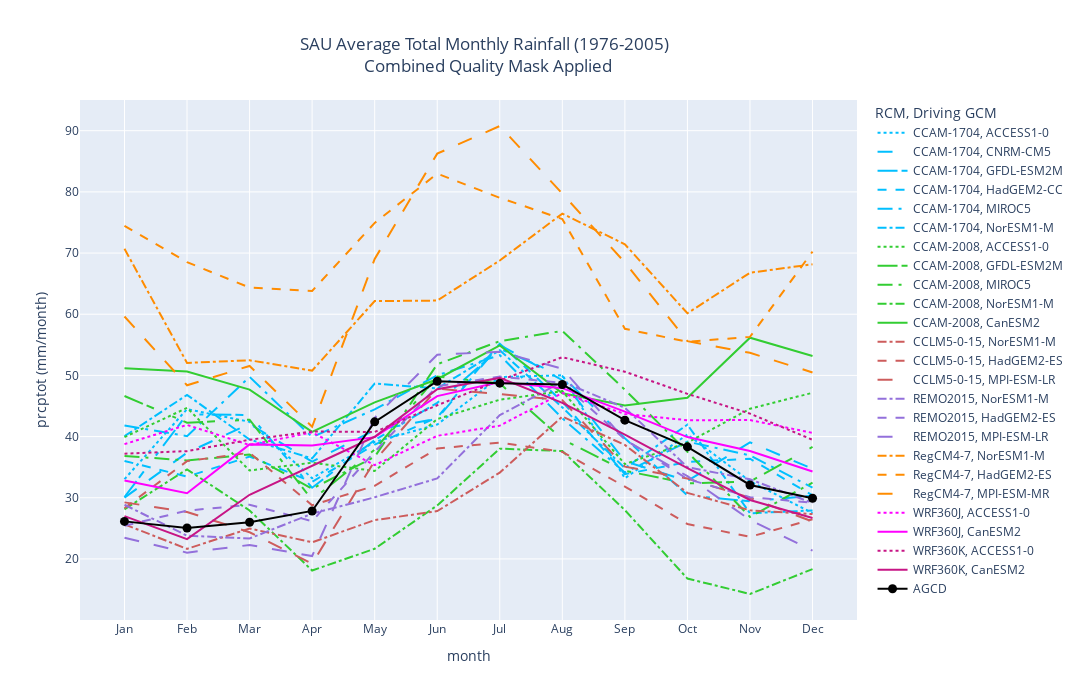

Notebook code for this chart:
### Markdown cell above
## Set-up Plotting Specifications

### Code cell
# Define line styles based on GCM and colors based on RCM
gcm_lines = {'NorESM1-M':'dashdot',
             'CNRM-CM5':'longdash',
             'CanESM2':'solid',
             'ACCESS1-0':'dot',
             'HadGEM2-ES':'dash',
             'MPI-ESM-LR':'longdash',
             'HadGEM2-CC':'dash',
             'GFDL-ESM2M':'20px,4px,8px',
             'MIROC5':'longdashdot',
             'MPI-ESM-MR':'longdash'
             }

rcm_colors = {'CCAM-1704':'deepskyblue',
             'CCAM-2008':'limegreen',
             'WRF360J':'magenta',
             'WRF360K':'mediumvioletred',
             'CCLM5-0-15':'indianred',
             'REMO2015':'mediumpurple',
             'RegCM4-7':'darkorange'}


ts_fig = px.line(rcm_master_timeseries_df, x=rcm_master_timeseries_df['month'], y=f"{variable}", line_dash='driving_gcm', line_dash_map=gcm_lines, color='rcm', color_discrete_map=rcm_colors,
                 hover_data=['rcm', 'driving_gcm', f"{variable}"], width=1080, height=700,
    labels={
         "rcm": "RCM",
         "driving_gcm": "Driving GCM",
         f"{variable}": f"{variable}" " (mm/month)",
         "index": "Month",
     },
    title= "SAU Average Total Monthly Rainfall (1976-2005) <br> Combined Quality Mask Applied")

ts_fig.update_traces(marker={'size': 8})

# Add Observations 
ts_fig.add_trace(go.Scatter(
    x=agcd_monthly_avg_df['month'], y=agcd_monthly_avg_df[f"{variable}"],
    line_color='rgb(0,0,0)',
    name='AGCD',
    hovertemplate = 'AGCD: %{y:.2f}mm<br>Month: %{x}<extra></extra>',
    marker={'size': 9}

))

ts_fig.update_layout(title_x=0.45)

ts_fig.show()

### Figure 1 — Plotly figure (JSON) as saved in the notebook; plotly's stock layout.template omitted (floating-point values rounded to 4 significant figures)
{"data": [{"customdata": [["CCAM-1704", "ACCESS1-0"], ["CCAM-1704", "ACCESS1-0"], ["CCAM-1704", "ACCESS1-0"], ["CCAM-1704", "ACCESS1-0"], ["CCAM-1704", "ACCESS1-0"], ["CCAM-1704", "ACCESS1-0"], ["CCAM-1704", "ACCESS1-0"], ["CCAM-1704", "ACCESS1-0"], ["CCAM-1704", "ACCESS1-0"], ["CCAM-1704", "ACCESS1-0"], ["CCAM-1704", "ACCESS1-0"], ["CCAM-1704", "ACCESS1-0"]], "hovertemplate": "RCM=%{customdata[0]}<br>Driving GCM=%{customdata[1]}<br>month=%{x}<br>prcptot (mm/month)=%{y}<extra></extra>", "legendgroup": "CCAM-1704, ACCESS1-0", "line": {"color": "deepskyblue", "dash": "dot"}, "marker": {"size": 8, "symbol": "circle"}, "mode": "lines", "name": "CCAM-1704, ACCESS1-0", "orientation": "v", "showlegend": true, "type": "scatter", "x": ["Jan", "Feb", "Mar", "Apr", "May", "Jun", "Jul", "Aug", "Sep", "Oct", "Nov", "Dec"], "xaxis": "x", "y": [33.03, 44.49, 42.41, 33.19, 39.12, 41.96, 49.73, 50.02, 33.18, 40.34, 32.71, 27.49], "yaxis": "y"}, {"customdata": [["CCAM-1704", "CNRM-CM5"], ["CCAM-1704", "CNRM-CM5"], ["CCAM-1704", "CNRM-CM5"], ["CCAM-1704", "CNRM-CM5"], ["CCAM-1704", "CNRM-CM5"], ["CCAM-1704", "CNRM-CM5"], ["CCAM-1704", "CNRM-CM5"], ["CCAM-1704", "CNRM-CM5"], ["CCAM-1704", "CNRM-CM5"], ["CCAM-1704", "CNRM-CM5"], ["CCAM-1704", "CNRM-CM5"], ["CCAM-1704", "CNRM-CM5"]], "hovertemplate": "RCM=%{customdata[0]}<br>Driving GCM=%{customdata[1]}<br>month=%{x}<br>prcptot (mm/month)=%{y}<extra></extra>", "legendgroup": "CCAM-1704, CNRM-CM5", "line": {"color": "deepskyblue", "dash": "longdash"}, "marker": {"size": 8, "symbol": "circle"}, "mode": "lines", "name": "CCAM-1704, CNRM-CM5", "orientation": "v", "showlegend": true, "type": "scatter", "x": ["Jan", "Feb", "Mar", "Apr", "May", "Jun", "Jul", "Aug", "Sep", "Oct", "Nov", "Dec"], "xaxis": "x", "y": [30.03, 37.36, 42.07, 35.9, 41.04, 42.94, 54.98, 49.21, 35.95, 32.73, 39.06, 34.73], "yaxis": "y"}, {"customdata": [["CCAM-1704", "GFDL-ESM2M"], ["CCAM-1704", "GFDL-ESM2M"], ["CCAM-1704", "GFDL-ESM2M"], ["CCAM-1704", "GFDL-ESM2M"], ["CCAM-1704", "GFDL-ESM2M"], ["CCAM-1704", "GFDL-ESM2M"], ["CCAM-1704", "GFDL-ESM2M"], ["CCAM-1704", "GFDL-ESM2M"], ["CCAM-1704", "GFDL-ESM2M"], ["CCAM-1704", "GFDL-ESM2M"], ["CCAM-1704", "GFDL-ESM2M"], ["CCAM-1704", "GFDL-ESM2M"]], "hovertemplate": "RCM=%{customdata[0]}<br>Driving GCM=%{customdata[1]}<br>month=%{x}<br>prcptot (mm/month)=%{y}<extra></extra>", "legendgroup": "CCAM-1704, GFDL-ESM2M", "line": {"color": "deepskyblue", "dash": "20px,4px,8px"}, "marker": {"size": 8, "symbol": "circle"}, "mode": "lines", "name": "CCAM-1704, GFDL-ESM2M", "orientation": "v", "showlegend": true, "type": "scatter", "x": ["Jan", "Feb", "Mar", "Apr", "May", "Jun", "Jul", "Aug", "Sep", "Oct", "Nov", "Dec"], "xaxis": "x", "y": [30.12, 43.64, 43.52, 31.64, 39.43, 45.51, 54.36, 49.87, 39.74, 30.38, 29.41, 30.33], "yaxis": "y"}, {"customdata": [["CCAM-1704", "HadGEM2-CC"], ["CCAM-1704", "HadGEM2-CC"], ["CCAM-1704", "HadGEM2-CC"], ["CCAM-1704", "HadGEM2-CC"], ["CCAM-1704", "HadGEM2-CC"], ["CCAM-1704", "HadGEM2-CC"], ["CCAM-1704", "HadGEM2-CC"], ["CCAM-1704", "HadGEM2-CC"], ["CCAM-1704", "HadGEM2-CC"], ["CCAM-1704", "HadGEM2-CC"], ["CCAM-1704", "HadGEM2-CC"], ["CCAM-1704", "HadGEM2-CC"]], "hovertemplate": "RCM=%{customdata[0]}<br>Driving GCM=%{customdata[1]}<br>month=%{x}<br>prcptot (mm/month)=%{y}<extra></extra>", "legendgroup": "CCAM-1704, HadGEM2-CC", "line": {"color": "deepskyblue", "dash": "dash"}, "marker": {"size": 8, "symbol": "circle"}, "mode": "lines", "name": "CCAM-1704, HadGEM2-CC", "orientation": "v", "showlegend": true, "type": "scatter", "x": ["Jan", "Feb", "Mar", "Apr", "May", "Jun", "Jul", "Aug", "Sep", "Oct", "Nov", "Dec"], "xaxis": "x", "y": [36.01, 33.45, 36.73, 32.61, 38.69, 43.13, 55.19, 45.72, 33.84, 35.86, 36.38, 30.38], "yaxis": "y"}, {"customdata": [["CCAM-1704", "MIROC5"], ["CCAM-1704", "MIROC5"], ["CCAM-1704", "MIROC5"], ["CCAM-1704", "MIROC5"], ["CCAM-1704", "MIROC5"], ["CCAM-1704", "MIROC5"], ["CCAM-1704", "MIROC5"], ["CCAM-1704", "MIROC5"], ["CCAM-1704", "MIROC5"], ["CCAM-1704", "MIROC5"], ["CCAM-1704", "MIROC5"], ["CCAM-1704", "MIROC5"]], "hovertemplate": "RCM=%{customdata[0]}<br>Driving GCM=%{customdata[1]}<br>month=%{x}<br>prcptot (mm/month)=%{y}<extra></extra>", "legendgroup": "CCAM-1704, MIROC5", "line": {"color": "deepskyblue", "dash": "longdashdot"}, "marker": {"size": 8, "symbol": "circle"}, "mode": "lines", "name": "CCAM-1704, MIROC5", "orientation": "v", "showlegend": true, "type": "scatter", "x": ["Jan", "Feb", "Mar", "Apr", "May", "Jun", "Jul", "Aug", "Sep", "Oct", "Nov", "Dec"], "xaxis": "x", "y": [41.79, 40.07, 49.76, 39.91, 44.44, 50.03, 53.3, 42.98, 34.12, 39.17, 36.92, 31.64], "yaxis": "y"}, {"customdata": [["CCAM-1704", "NorESM1-M"], ["CCAM-1704", "NorESM1-M"], ["CCAM-1704", "NorESM1-M"], ["CCAM-1704", "NorESM1-M"], ["CCAM-1704", "NorESM1-M"], ["CCAM-1704", "NorESM1-M"], ["CCAM-1704", "NorESM1-M"], ["CCAM-1704", "NorESM1-M"], ["CCAM-1704", "NorESM1-M"], ["CCAM-1704", "NorESM1-M"], ["CCAM-1704", "NorESM1-M"], ["CCAM-1704", "NorESM1-M"]], "hovertemplate": "RCM=%{customdata[0]}<br>Driving GCM=%{customdata[1]}<br>month=%{x}<br>prcptot (mm/month)=%{y}<extra></extra>", "legendgroup": "CCAM-1704, NorESM1-M", "line": {"color": "deepskyblue", "dash": "dashdot"}, "marker": {"size": 8, "symbol": "circle"}, "mode": "lines", "name": "CCAM-1704, NorESM1-M", "orientation": "v", "showlegend": true, "type": "scatter", "x": ["Jan", "Feb", "Mar", "Apr", "May", "Jun", "Jul", "Aug", "Sep", "Oct", "Nov", "Dec"], "xaxis": "x", "y": [40.06, 46.81, 39.52, 36.43, 48.66, 47.87, 54.12, 44.77, 34.84, 41.95, 27.46, 27.92], "yaxis": "y"}, {"customdata": [["CCAM-2008", "ACCESS1-0"], ["CCAM-2008", "ACCESS1-0"], ["CCAM-2008", "ACCESS1-0"], ["CCAM-2008", "ACCESS1-0"], ["CCAM-2008", "ACCESS1-0"], ["CCAM-2008", "ACCESS1-0"], ["CCAM-2008", "ACCESS1-0"], ["CCAM-2008", "ACCESS1-0"], ["CCAM-2008", "ACCESS1-0"], ["CCAM-2008", "ACCESS1-0"], ["CCAM-2008", "ACCESS1-0"], ["CCAM-2008", "ACCESS1-0"]], "hovertemplate": "RCM=%{customdata[0]}<br>Driving GCM=%{customdata[1]}<br>month=%{x}<br>prcptot (mm/month)=%{y}<extra></extra>", "legendgroup": "CCAM-2008, ACCESS1-0", "line": {"color": "limegreen", "dash": "dot"}, "marker": {"size": 8, "symbol": "circle"}, "mode": "lines", "name": "CCAM-2008, ACCESS1-0", "orientation": "v", "showlegend": true, "type": "scatter", "x": ["Jan", "Feb", "Mar", "Apr", "May", "Jun", "Jul", "Aug", "Sep", "Oct", "Nov", "Dec"], "xaxis": "x", "y": [39.92, 44.68, 34.45, 35.73, 34.38, 42.86, 46.03, 47.43, 35.5, 39.01, 44.54, 47.16], "yaxis": "y"}, {"customdata": [["CCAM-2008", "GFDL-ESM2M"], ["CCAM-2008", "GFDL-ESM2M"], ["CCAM-2008", "GFDL-ESM2M"], ["CCAM-2008", "GFDL-ESM2M"], ["CCAM-2008", "GFDL-ESM2M"], ["CCAM-2008", "GFDL-ESM2M"], ["CCAM-2008", "GFDL-ESM2M"], ["CCAM-2008", "GFDL-ESM2M"], ["CCAM-2008", "GFDL-ESM2M"], ["CCAM-2008", "GFDL-ESM2M"], ["CCAM-2008", "GFDL-ESM2M"], ["CCAM-2008", "GFDL-ESM2M"]], "hovertemplate": "RCM=%{customdata[0]}<br>Driving GCM=%{customdata[1]}<br>month=%{x}<br>prcptot (mm/month)=%{y}<extra></extra>", "legendgroup": "CCAM-2008, GFDL-ESM2M", "line": {"color": "limegreen", "dash": "20px,4px,8px"}, "marker": {"size": 8, "symbol": "circle"}, "mode": "lines", "name": "CCAM-2008, GFDL-ESM2M", "orientation": "v", "showlegend": true, "type": "scatter", "x": ["Jan", "Feb", "Mar", "Apr", "May", "Jun", "Jul", "Aug", "Sep", "Oct", "Nov", "Dec"], "xaxis": "x", "y": [46.63, 42.28, 42.75, 29.65, 37.87, 49.82, 48.7, 39.57, 34.41, 32.35, 32.65, 38.3], "yaxis": "y"}, {"customdata": [["CCAM-2008", "MIROC5"], ["CCAM-2008", "MIROC5"], ["CCAM-2008", "MIROC5"], ["CCAM-2008", "MIROC5"], ["CCAM-2008", "MIROC5"], ["CCAM-2008", "MIROC5"], ["CCAM-2008", "MIROC5"], ["CCAM-2008", "MIROC5"], ["CCAM-2008", "MIROC5"], ["CCAM-2008", "MIROC5"], ["CCAM-2008", "MIROC5"], ["CCAM-2008", "MIROC5"]], "hovertemplate": "RCM=%{customdata[0]}<br>Driving GCM=%{customdata[1]}<br>month=%{x}<br>prcptot (mm/month)=%{y}<extra></extra>", "legendgroup": "CCAM-2008, MIROC5", "line": {"color": "limegreen", "dash": "longdashdot"}, "marker": {"size": 8, "symbol": "circle"}, "mode": "lines", "name": "CCAM-2008, MIROC5", "orientation": "v", "showlegend": true, "type": "scatter", "x": ["Jan", "Feb", "Mar", "Apr", "May", "Jun", "Jul", "Aug", "Sep", "Oct", "Nov", "Dec"], "xaxis": "x", "y": [36.83, 36.09, 37.06, 31.47, 36.69, 51.82, 55.59, 57.28, 47.67, 37.49, 26.87, 32.46], "yaxis": "y"}, {"customdata": [["CCAM-2008", "NorESM1-M"], ["CCAM-2008", "NorESM1-M"], ["CCAM-2008", "NorESM1-M"], ["CCAM-2008", "NorESM1-M"], ["CCAM-2008", "NorESM1-M"], ["CCAM-2008", "NorESM1-M"], ["CCAM-2008", "NorESM1-M"], ["CCAM-2008", "NorESM1-M"], ["CCAM-2008", "NorESM1-M"], ["CCAM-2008", "NorESM1-M"], ["CCAM-2008", "NorESM1-M"], ["CCAM-2008", "NorESM1-M"]], "hovertemplate": "RCM=%{customdata[0]}<br>Driving GCM=%{customdata[1]}<br>month=%{x}<br>prcptot (mm/month)=%{y}<extra></extra>", "legendgroup": "CCAM-2008, NorESM1-M", "line": {"color": "limegreen", "dash": "dashdot"}, "marker": {"size": 8, "symbol": "circle"}, "mode": "lines", "name": "CCAM-2008, NorESM1-M", "orientation": "v", "showlegend": true, "type": "scatter", "x": ["Jan", "Feb", "Mar", "Apr", "May", "Jun", "Jul", "Aug", "Sep", "Oct", "Nov", "Dec"], "xaxis": "x", "y": [28.11, 34.64, 27.91, 18.11, 21.66, 28.74, 38.02, 37.63, 27.98, 16.79, 14.26, 18.34], "yaxis": "y"}, {"customdata": [["CCAM-2008", "CanESM2"], ["CCAM-2008", "CanESM2"], ["CCAM-2008", "CanESM2"], ["CCAM-2008", "CanESM2"], ["CCAM-2008", "CanESM2"], ["CCAM-2008", "CanESM2"], ["CCAM-2008", "CanESM2"], ["CCAM-2008", "CanESM2"], ["CCAM-2008", "CanESM2"], ["CCAM-2008", "CanESM2"], ["CCAM-2008", "CanESM2"], ["CCAM-2008", "CanESM2"]], "hovertemplate": "RCM=%{customdata[0]}<br>Driving GCM=%{customdata[1]}<br>month=%{x}<br>prcptot (mm/month)=%{y}<extra></extra>", "legendgroup": "CCAM-2008, CanESM2", "line": {"color": "limegreen", "dash": "solid"}, "marker": {"size": 8, "symbol": "circle"}, "mode": "lines", "name": "CCAM-2008, CanESM2", "orientation": "v", "showlegend": true, "type": "scatter", "x": ["Jan", "Feb", "Mar", "Apr", "May", "Jun", "Jul", "Aug", "Sep", "Oct", "Nov", "Dec"], "xaxis": "x", "y": [51.16, 50.64, 47.68, 40.78, 45.59, 49.37, 54.9, 47.07, 45.08, 46.33, 56.16, 53.17], "yaxis": "y"}, {"customdata": [["CCLM5-0-15", "NorESM1-M"], ["CCLM5-0-15", "NorESM1-M"], ["CCLM5-0-15", "NorESM1-M"], ["CCLM5-0-15", "NorESM1-M"], ["CCLM5-0-15", "NorESM1-M"], ["CCLM5-0-15", "NorESM1-M"], ["CCLM5-0-15", "NorESM1-M"], ["CCLM5-0-15", "NorESM1-M"], ["CCLM5-0-15", "NorESM1-M"], ["CCLM5-0-15", "NorESM1-M"], ["CCLM5-0-15", "NorESM1-M"], ["CCLM5-0-15", "NorESM1-M"]], "hovertemplate": "RCM=%{customdata[0]}<br>Driving GCM=%{customdata[1]}<br>month=%{x}<br>prcptot (mm/month)=%{y}<extra></extra>", "legendgroup": "CCLM5-0-15, NorESM1-M", "line": {"color": "indianred", "dash": "dashdot"}, "marker": {"size": 8, "symbol": "circle"}, "mode": "lines", "name": "CCLM5-0-15, NorESM1-M", "orientation": "v", "showlegend": true, "type": "scatter", "x": ["Jan", "Feb", "Mar", "Apr", "May", "Jun", "Jul", "Aug", "Sep", "Oct", "Nov", "Dec"], "xaxis": "x", "y": [25.66, 21.64, 24.97, 22.72, 26.34, 27.81, 34.11, 43.27, 38.63, 30.79, 27.95, 27.33], "yaxis": "y"}, {"customdata": [["CCLM5-0-15", "HadGEM2-ES"], ["CCLM5-0-15", "HadGEM2-ES"], ["CCLM5-0-15", "HadGEM2-ES"], ["CCLM5-0-15", "HadGEM2-ES"], ["CCLM5-0-15", "HadGEM2-ES"], ["CCLM5-0-15", "HadGEM2-ES"], ["CCLM5-0-15", "HadGEM2-ES"], ["CCLM5-0-15", "HadGEM2-ES"], ["CCLM5-0-15", "HadGEM2-ES"], ["CCLM5-0-15", "HadGEM2-ES"], ["CCLM5-0-15", "HadGEM2-ES"], ["CCLM5-0-15", "HadGEM2-ES"]], "hovertemplate": "RCM=%{customdata[0]}<br>Driving GCM=%{customdata[1]}<br>month=%{x}<br>prcptot (mm/month)=%{y}<extra></extra>", "legendgroup": "CCLM5-0-15, HadGEM2-ES", "line": {"color": "indianred", "dash": "dash"}, "marker": {"size": 8, "symbol": "circle"}, "mode": "lines", "name": "CCLM5-0-15, HadGEM2-ES", "orientation": "v", "showlegend": true, "type": "scatter", "x": ["Jan", "Feb", "Mar", "Apr", "May", "Jun", "Jul", "Aug", "Sep", "Oct", "Nov", "Dec"], "xaxis": "x", "y": [28.31, 35.98, 37.35, 28.77, 31.95, 38.04, 39.02, 37.5, 31.83, 25.71, 23.61, 26.47], "yaxis": "y"}, {"customdata": [["CCLM5-0-15", "MPI-ESM-LR"], ["CCLM5-0-15", "MPI-ESM-LR"], ["CCLM5-0-15", "MPI-ESM-LR"], ["CCLM5-0-15", "MPI-ESM-LR"], ["CCLM5-0-15", "MPI-ESM-LR"], ["CCLM5-0-15", "MPI-ESM-LR"], ["CCLM5-0-15", "MPI-ESM-LR"], ["CCLM5-0-15", "MPI-ESM-LR"], ["CCLM5-0-15", "MPI-ESM-LR"], ["CCLM5-0-15", "MPI-ESM-LR"], ["CCLM5-0-15", "MPI-ESM-LR"], ["CCLM5-0-15", "MPI-ESM-LR"]], "hovertemplate": "RCM=%{customdata[0]}<br>Driving GCM=%{customdata[1]}<br>month=%{x}<br>prcptot (mm/month)=%{y}<extra></extra>", "legendgroup": "CCLM5-0-15, MPI-ESM-LR", "line": {"color": "indianred", "dash": "longdash"}, "marker": {"size": 8, "symbol": "circle"}, "mode": "lines", "name": "CCLM5-0-15, MPI-ESM-LR", "orientation": "v", "showlegend": true, "type": "scatter", "x": ["Jan", "Feb", "Mar", "Apr", "May", "Jun", "Jul", "Aug", "Sep", "Oct", "Nov", "Dec"], "xaxis": "x", "y": [29.24, 27.68, 24.36, 19.2, 36.04, 47.83, 46.94, 45.93, 35.09, 33.13, 30.0, 26.1], "yaxis": "y"}, {"customdata": [["REMO2015", "NorESM1-M"], ["REMO2015", "NorESM1-M"], ["REMO2015", "NorESM1-M"], ["REMO2015", "NorESM1-M"], ["REMO2015", "NorESM1-M"], ["REMO2015", "NorESM1-M"], ["REMO2015", "NorESM1-M"], ["REMO2015", "NorESM1-M"], ["REMO2015", "NorESM1-M"], ["REMO2015", "NorESM1-M"], ["REMO2015", "NorESM1-M"], ["REMO2015", "NorESM1-M"]], "hovertemplate": "RCM=%{customdata[0]}<br>Driving GCM=%{customdata[1]}<br>month=%{x}<br>prcptot (mm/month)=%{y}<extra></extra>", "legendgroup": "REMO2015, NorESM1-M", "line": {"color": "mediumpurple", "dash": "dashdot"}, "marker": {"size": 8, "symbol": "circle"}, "mode": "lines", "name": "REMO2015, NorESM1-M", "orientation": "v", "showlegend": true, "type": "scatter", "x": ["Jan", "Feb", "Mar", "Apr", "May", "Jun", "Jul", "Aug", "Sep", "Oct", "Nov", "Dec"], "xaxis": "x", "y": [28.85, 23.79, 23.34, 27.4, 30.07, 33.16, 43.5, 48.97, 44.71, 35.0, 33.02, 29.14], "yaxis": "y"}, {"customdata": [["REMO2015", "HadGEM2-ES"], ["REMO2015", "HadGEM2-ES"], ["REMO2015", "HadGEM2-ES"], ["REMO2015", "HadGEM2-ES"], ["REMO2015", "HadGEM2-ES"], ["REMO2015", "HadGEM2-ES"], ["REMO2015", "HadGEM2-ES"], ["REMO2015", "HadGEM2-ES"], ["REMO2015", "HadGEM2-ES"], ["REMO2015", "HadGEM2-ES"], ["REMO2015", "HadGEM2-ES"], ["REMO2015", "HadGEM2-ES"]], "hovertemplate": "RCM=%{customdata[0]}<br>Driving GCM=%{customdata[1]}<br>month=%{x}<br>prcptot (mm/month)=%{y}<extra></extra>", "legendgroup": "REMO2015, HadGEM2-ES", "line": {"color": "mediumpurple", "dash": "dash"}, "marker": {"size": 8, "symbol": "circle"}, "mode": "lines", "name": "REMO2015, HadGEM2-ES", "orientation": "v", "showlegend": true, "type": "scatter", "x": ["Jan", "Feb", "Mar", "Apr", "May", "Jun", "Jul", "Aug", "Sep", "Oct", "Nov", "Dec"], "xaxis": "x", "y": [25.42, 27.89, 28.86, 26.18, 37.5, 48.23, 49.81, 48.77, 39.54, 33.06, 30.1, 29.18], "yaxis": "y"}, {"customdata": [["REMO2015", "MPI-ESM-LR"], ["REMO2015", "MPI-ESM-LR"], ["REMO2015", "MPI-ESM-LR"], ["REMO2015", "MPI-ESM-LR"], ["REMO2015", "MPI-ESM-LR"], ["REMO2015", "MPI-ESM-LR"], ["REMO2015", "MPI-ESM-LR"], ["REMO2015", "MPI-ESM-LR"], ["REMO2015", "MPI-ESM-LR"], ["REMO2015", "MPI-ESM-LR"], ["REMO2015", "MPI-ESM-LR"], ["REMO2015", "MPI-ESM-LR"]], "hovertemplate": "RCM=%{customdata[0]}<br>Driving GCM=%{customdata[1]}<br>month=%{x}<br>prcptot (mm/month)=%{y}<extra></extra>", "legendgroup": "REMO2015, MPI-ESM-LR", "line": {"color": "mediumpurple", "dash": "longdash"}, "marker": {"size": 8, "symbol": "circle"}, "mode": "lines", "name": "REMO2015, MPI-ESM-LR", "orientation": "v", "showlegend": true, "type": "scatter", "x": ["Jan", "Feb", "Mar", "Apr", "May", "Jun", "Jul", "Aug", "Sep", "Oct", "Nov", "Dec"], "xaxis": "x", "y": [23.44, 21.03, 22.27, 20.47, 43.06, 53.38, 53.86, 51.1, 39.45, 33.52, 26.38, 21.35], "yaxis": "y"}, {"customdata": [["RegCM4-7", "NorESM1-M"], ["RegCM4-7", "NorESM1-M"], ["RegCM4-7", "NorESM1-M"], ["RegCM4-7", "NorESM1-M"], ["RegCM4-7", "NorESM1-M"], ["RegCM4-7", "NorESM1-M"], ["RegCM4-7", "NorESM1-M"], ["RegCM4-7", "NorESM1-M"], ["RegCM4-7", "NorESM1-M"], ["RegCM4-7", "NorESM1-M"], ["RegCM4-7", "NorESM1-M"], ["RegCM4-7", "NorESM1-M"]], "hovertemplate": "RCM=%{customdata[0]}<br>Driving GCM=%{customdata[1]}<br>month=%{x}<br>prcptot (mm/month)=%{y}<extra></extra>", "legendgroup": "RegCM4-7, NorESM1-M", "line": {"color": "darkorange", "dash": "dashdot"}, "marker": {"size": 8, "symbol": "circle"}, "mode": "lines", "name": "RegCM4-7, NorESM1-M", "orientation": "v", "showlegend": true, "type": "scatter", "x": ["Jan", "Feb", "Mar", "Apr", "May", "Jun", "Jul", "Aug", "Sep", "Oct", "Nov", "Dec"], "xaxis": "x", "y": [70.7, 52.04, 52.47, 50.79, 62.15, 62.23, 68.78, 76.44, 71.43, 60.15, 66.78, 68.16], "yaxis": "y"}, {"customdata": [["RegCM4-7", "HadGEM2-ES"], ["RegCM4-7", "HadGEM2-ES"], ["RegCM4-7", "HadGEM2-ES"], ["RegCM4-7", "HadGEM2-ES"], ["RegCM4-7", "HadGEM2-ES"], ["RegCM4-7", "HadGEM2-ES"], ["RegCM4-7", "HadGEM2-ES"], ["RegCM4-7", "HadGEM2-ES"], ["RegCM4-7", "HadGEM2-ES"], ["RegCM4-7", "HadGEM2-ES"], ["RegCM4-7", "HadGEM2-ES"], ["RegCM4-7", "HadGEM2-ES"]], "hovertemplate": "RCM=%{customdata[0]}<br>Driving GCM=%{customdata[1]}<br>month=%{x}<br>prcptot (mm/month)=%{y}<extra></extra>", "legendgroup": "RegCM4-7, HadGEM2-ES", "line": {"color": "darkorange", "dash": "dash"}, "marker": {"size": 8, "symbol": "circle"}, "mode": "lines", "name": "RegCM4-7, HadGEM2-ES", "orientation": "v", "showlegend": true, "type": "scatter", "x": ["Jan", "Feb", "Mar", "Apr", "May", "Jun", "Jul", "Aug", "Sep", "Oct", "Nov", "Dec"], "xaxis": "x", "y": [74.44, 68.51, 64.35, 63.8, 74.92, 82.98, 79.03, 75.56, 57.61, 55.5, 56.29, 70.24], "yaxis": "y"}, {"customdata": [["RegCM4-7", "MPI-ESM-MR"], ["RegCM4-7", "MPI-ESM-MR"], ["RegCM4-7", "MPI-ESM-MR"], ["RegCM4-7", "MPI-ESM-MR"], ["RegCM4-7", "MPI-ESM-MR"], ["RegCM4-7", "MPI-ESM-MR"], ["RegCM4-7", "MPI-ESM-MR"], ["RegCM4-7", "MPI-ESM-MR"], ["RegCM4-7", "MPI-ESM-MR"], ["RegCM4-7", "MPI-ESM-MR"], ["RegCM4-7", "MPI-ESM-MR"], ["RegCM4-7", "MPI-ESM-MR"]], "hovertemplate": "RCM=%{customdata[0]}<br>Driving GCM=%{customdata[1]}<br>month=%{x}<br>prcptot (mm/month)=%{y}<extra></extra>", "legendgroup": "RegCM4-7, MPI-ESM-MR", "line": {"color": "darkorange", "dash": "longdash"}, "marker": {"size": 8, "symbol": "circle"}, "mode": "lines", "name": "RegCM4-7, MPI-ESM-MR", "orientation": "v", "showlegend": true, "type": "scatter", "x": ["Jan", "Feb", "Mar", "Apr", "May", "Jun", "Jul", "Aug", "Sep", "Oct", "Nov", "Dec"], "xaxis": "x", "y": [59.62, 48.39, 51.55, 41.61, 69.03, 86.25, 90.77, 79.71, 68.46, 55.6, 53.69, 50.48], "yaxis": "y"}, {"customdata": [["WRF360J", "ACCESS1-0"], ["WRF360J", "ACCESS1-0"], ["WRF360J", "ACCESS1-0"], ["WRF360J", "ACCESS1-0"], ["WRF360J", "ACCESS1-0"], ["WRF360J", "ACCESS1-0"], ["WRF360J", "ACCESS1-0"], ["WRF360J", "ACCESS1-0"], ["WRF360J", "ACCESS1-0"], ["WRF360J", "ACCESS1-0"], ["WRF360J", "ACCESS1-0"], ["WRF360J", "ACCESS1-0"]], "hovertemplate": "RCM=%{customdata[0]}<br>Driving GCM=%{customdata[1]}<br>month=%{x}<br>prcptot (mm/month)=%{y}<extra></extra>", "legendgroup": "WRF360J, ACCESS1-0", "line": {"color": "magenta", "dash": "dot"}, "marker": {"size": 8, "symbol": "circle"}, "mode": "lines", "name": "WRF360J, ACCESS1-0", "orientation": "v", "showlegend": true, "type": "scatter", "x": ["Jan", "Feb", "Mar", "Apr", "May", "Jun", "Jul", "Aug", "Sep", "Oct", "Nov", "Dec"], "xaxis": "x", "y": [38.77, 41.9, 38.62, 40.69, 35.33, 40.12, 41.79, 47.12, 43.7, 42.67, 42.7, 40.6], "yaxis": "y"}, {"customdata": [["WRF360J", "CanESM2"], ["WRF360J", "CanESM2"], ["WRF360J", "CanESM2"], ["WRF360J", "CanESM2"], ["WRF360J", "CanESM2"], ["WRF360J", "CanESM2"], ["WRF360J", "CanESM2"], ["WRF360J", "CanESM2"], ["WRF360J", "CanESM2"], ["WRF360J", "CanESM2"], ["WRF360J", "CanESM2"], ["WRF360J", "CanESM2"]], "hovertemplate": "RCM=%{customdata[0]}<br>Driving GCM=%{customdata[1]}<br>month=%{x}<br>prcptot (mm/month)=%{y}<extra></extra>", "legendgroup": "WRF360J, CanESM2", "line": {"color": "magenta", "dash": "solid"}, "marker": {"size": 8, "symbol": "circle"}, "mode": "lines", "name": "WRF360J, CanESM2", "orientation": "v", "showlegend": true, "type": "scatter", "x": ["Jan", "Feb", "Mar", "Apr", "May", "Jun", "Jul", "Aug", "Sep", "Oct", "Nov", "Dec"], "xaxis": "x", "y": [32.82, 30.73, 38.72, 38.52, 39.91, 46.62, 48.9, 47.91, 44.07, 39.92, 37.64, 34.28], "yaxis": "y"}, {"customdata": [["WRF360K", "ACCESS1-0"], ["WRF360K", "ACCESS1-0"], ["WRF360K", "ACCESS1-0"], ["WRF360K", "ACCESS1-0"], ["WRF360K", "ACCESS1-0"], ["WRF360K", "ACCESS1-0"], ["WRF360K", "ACCESS1-0"], ["WRF360K", "ACCESS1-0"], ["WRF360K", "ACCESS1-0"], ["WRF360K", "ACCESS1-0"], ["WRF360K", "ACCESS1-0"], ["WRF360K", "ACCESS1-0"]], "hovertemplate": "RCM=%{customdata[0]}<br>Driving GCM=%{customdata[1]}<br>month=%{x}<br>prcptot (mm/month)=%{y}<extra></extra>", "legendgroup": "WRF360K, ACCESS1-0", "line": {"color": "mediumvioletred", "dash": "dot"}, "marker": {"size": 8, "symbol": "circle"}, "mode": "lines", "name": "WRF360K, ACCESS1-0", "orientation": "v", "showlegend": true, "type": "scatter", "x": ["Jan", "Feb", "Mar", "Apr", "May", "Jun", "Jul", "Aug", "Sep", "Oct", "Nov", "Dec"], "xaxis": "x", "y": [37.2, 37.62, 39.48, 40.83, 40.75, 45.11, 49.18, 52.97, 50.6, 46.98, 43.75, 39.47], "yaxis": "y"}, {"customdata": [["WRF360K", "CanESM2"], ["WRF360K", "CanESM2"], ["WRF360K", "CanESM2"], ["WRF360K", "CanESM2"], ["WRF360K", "CanESM2"], ["WRF360K", "CanESM2"], ["WRF360K", "CanESM2"], ["WRF360K", "CanESM2"], ["WRF360K", "CanESM2"], ["WRF360K", "CanESM2"], ["WRF360K", "CanESM2"], ["WRF360K", "CanESM2"]], "hovertemplate": "RCM=%{customdata[0]}<br>Driving GCM=%{customdata[1]}<br>month=%{x}<br>prcptot (mm/month)=%{y}<extra></extra>", "legendgroup": "WRF360K, CanESM2", "line": {"color": "mediumvioletred", "dash": "solid"}, "marker": {"size": 8, "symbol": "circle"}, "mode": "lines", "name": "WRF360K, CanESM2", "orientation": "v", "showlegend": true, "type": "scatter", "x": ["Jan", "Feb", "Mar", "Apr", "May", "Jun", "Jul", "Aug", "Sep", "Oct", "Nov", "Dec"], "xaxis": "x", "y": [26.99, 23.24, 30.48, 35.19, 39.97, 47.74, 49.59, 45.5, 40.3, 34.86, 29.63, 26.68], "yaxis": "y"}, {"hovertemplate": "AGCD: %{y:.2f}mm<br>Month: %{x}<extra></extra>", "line": {"color": "rgb(0, 0, 0)"}, "marker": {"size": 9}, "name": "AGCD", "type": "scatter", "x": ["Jan", "Feb", "Mar", "Apr", "May", "Jun", "Jul", "Aug", "Sep", "Oct", "Nov", "Dec"], "y": [26.14, 25.05, 25.99, 27.84, 42.4, 49.05, 48.73, 48.51, 42.69, 38.32, 32.09, 29.92]}], "layout": {"height": 700, "legend": {"title": {"text": "RCM, Driving GCM"}, "tracegroupgap": 0}, "title": {"text": "SAU Average Total Monthly Rainfall (1976-2005) <br> Combined Quality Mask Applied", "x": 0.45}, "width": 1080, "xaxis": {"anchor": "y", "autorange": true, "domain": [0, 1], "range": [-0.7128, 11.71], "title": {"text": "month"}, "type": "category"}, "yaxis": {"anchor": "x", "autorange": true, "domain": [0, 1], "range": [10.01, 95.02], "title": {"text": "prcptot (mm/month)"}, "type": "linear"}}}
